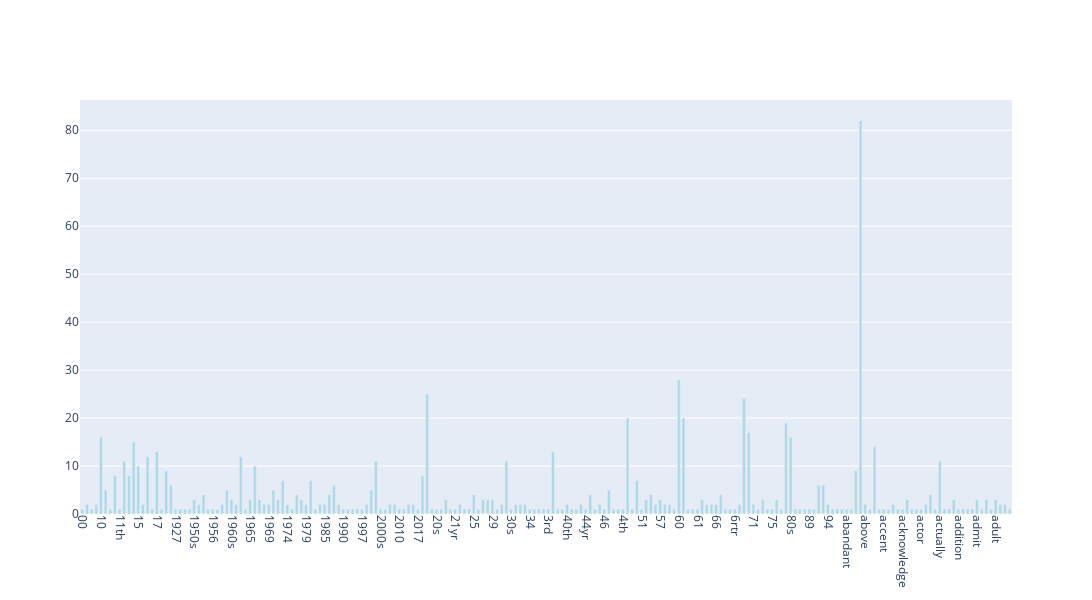

The notebook cell this image was saved under:
### Code cell
# for interactive plot

df = pd.DataFrame({
    'words': count_vect.get_feature_names_out()[:200],
    'frequencies': term_frequencies[:200]
})

df = df.sort_values('words', ascending=True)

fig = go.Figure(data=[go.Bar(
    x=df['words'],
    y=df['frequencies'],
    hoverinfo='x+y',
    marker_color='lightblue'
)])

fig.update_layout(
    xaxis_tickangle=90,
    height=600,
    width=1200,
    bargap=0.4
)

fig.show()

### Figure 1 — Plotly figure (JSON) as saved in the notebook; plotly's stock layout.template omitted (floating-point values rounded to 4 significant figures; data arrays with more than 128 entries replaced by an {"elided": "..."} marker saying what was removed)
{"data": [{"hoverinfo": "x+y", "marker": {"color": "lightblue"}, "type": "bar", "x": {"elided": "200 str values"}, "y": {"elided": "200 int values"}}], "layout": {"bargap": 0.4, "height": 600, "width": 1200, "xaxis": {"autorange": true, "range": [-0.5, 199.5], "tickangle": 90, "type": "category"}, "yaxis": {"autorange": true, "range": [0, 86.32], "type": "linear"}}}
